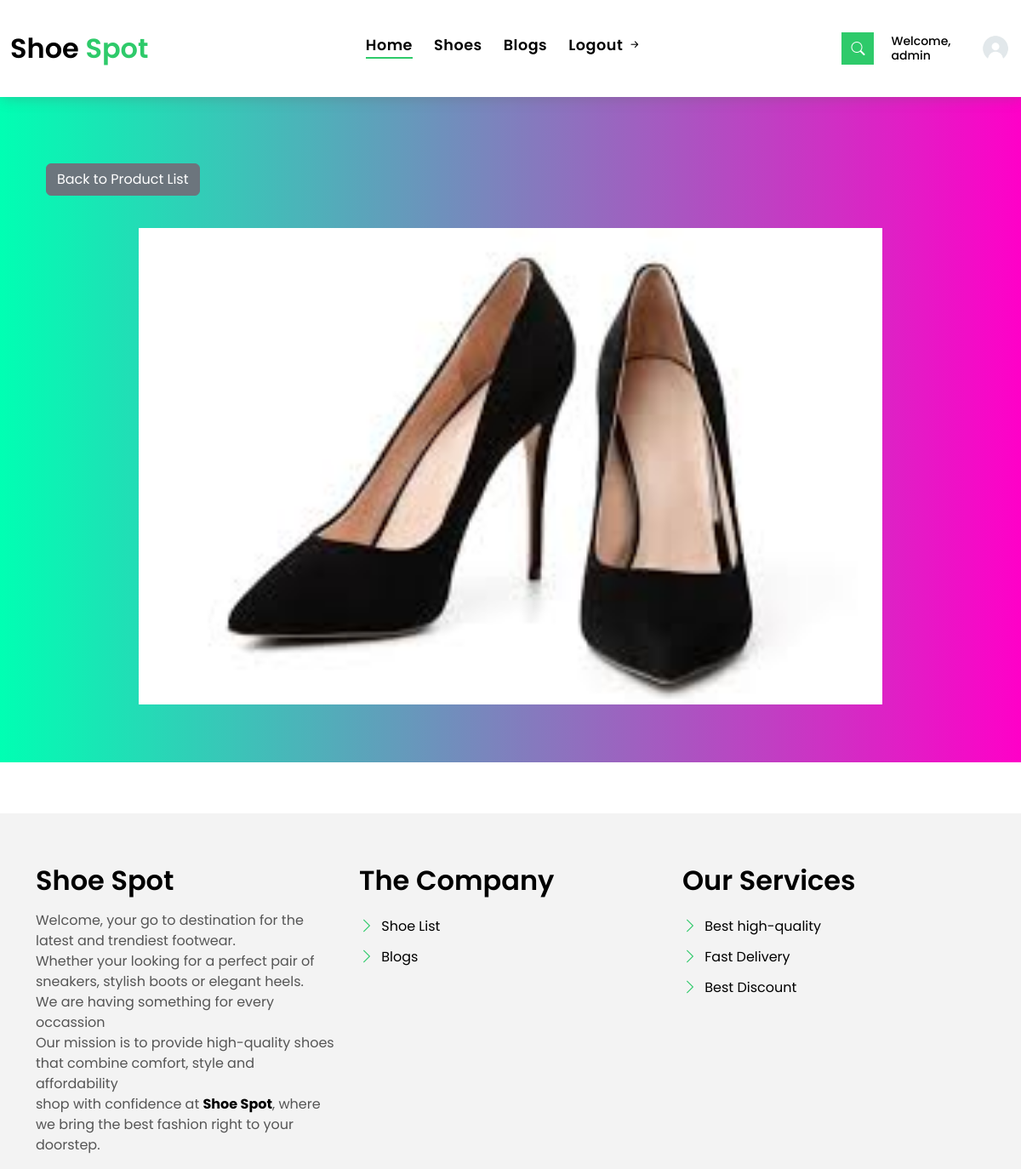
Page /shoe/women-official/3d/ (signed in) on the committed database.
### accounts/models.py (models this page shows, shortened)
class User(AbstractUser):
    email = models.EmailField(unique=True)
    phone_number = models.CharField(max_length=15,null=True,blank=True)
    REQUIRED_FIELDS = ["email", "phone_number"]
    class Meta:
        db_table = "accounts"

### products/models.py (models this page shows, shortened)
class AbstractBaseModel(models.Model):
    created_at = models.DateTimeField(auto_now_add=True)
    updated_at = models.DateTimeField(auto_now=True)
    class Meta:
        abstract = True

class ShoeImage(AbstractBaseModel):
    class AngleChoices(models.TextChoices):
        FRONT = "front", "Front"
        BACK = "back", "Back"
        DETAIL = "detail", "Deatil"
        UNSPECIFIED = "unspecified", "Unspecified"
    shoe_attribute = models.ForeignKey(ShoeAttribute, on_delete=models.CASCADE, related_name="images")
    image = models.ImageField(upload_to="shoe_images/")
    is_primary = models.BooleanField(default=False)
    angle = models.CharField(max_length =50, choices=AngleChoices.choices, default=AngleChoices.UNSPECIFIED)
    class Meta:
        ordering = ["angle"]

### products/views.py (the view)
# urls.py: path('shoe/<slug:slug>/3d/', shoe_3d_view, name='shoe-3d-view'),
@login_required(login_url="login-view")
def shoe_3d_view(request, slug):
    shoe = get_object_or_404(Shoe, slug=slug)
    shoe_images = ShoeImage.objects.filter(shoe_attribute__shoe=shoe)
    return render(request, 'products/shoe-3d.html', {
        'shoe': shoe,
        'shoe_images': shoe_images,
    })

### templates/products/shoe-3d.html (shortened to what this page needs)
{% extends "main.html" %}
{% load static %}
{% block content %}
<br><br><br><br>
<div class="carousel-item-b swiper-slide" style="background-image: linear-gradient(to left, rgba(255,0,200), rgb(0, 255, 179));">
    <div class="card-box-a card-">
        <div class="card-header-a">
            <h2 class="card-title-a">
                <div class="container mt-5">
                    <div class="row">
                        <section class="property-grid grid">
                            <div class="container mt-5">
                                <div class="row">
                                    <div class="col-12">
                                        <a href="{% url 'products:shoe-list' %}" class="btn btn-secondary btn-back">Back to Product List</a><br><br>
                                    </div>
                                </div>
                                <div class="col-12 d-flex justify-content-center">
                                    <div class="viewer-container" id="shoeViewer">
                                        {% for shoe in shoe_images %}
                                            <img class="img-center shoe-image" src="{{ shoe.image.url }}" alt="{{ shoe.name }}">
                                        {% endfor %}
                                    </div>
                                </div>
                            </div>
                        </section>
                    </div>
                </div>
            </h2>
        </div>
    </div>
</div>
{% endblock %}

### templates/main.html (shortened to what this page needs)
{% load static %}
<!DOCTYPE html>
<html lang="en">
<head>
  <link href="{% static 'assets/vendor/animate.css/animate.min.css' %}" rel="stylesheet">
  <link href="{% static 'assets/vendor/bootstrap/css/bootstrap.min.css' %}" rel="stylesheet">
  <link href="{% static 'assets/vendor/bootstrap-icons/bootstrap-icons.css' %}" rel="stylesheet">
  <link href="{% static 'assets/vendor/swiper/swiper-bundle.min.css' %}" rel="stylesheet">
  <link href="{% static 'assets/css/style.css' %}" rel="stylesheet">
</head>
<body>
    <nav class="navbar navbar-default navbar-trans navbar-expand-lg fixed-top">
      <div class="container">
        <a class="navbar-brand text-brand" href="{% url 'home-view' %}">Shoe<span class="color-b"> Spot</span></a>
        <div class="navbar-collapse collapse justify-content-center" id="navbarDefault">
          <ul class="navbar-nav">
            <li class="nav-item">
              <a class="nav-link active" href="{% url 'home-view' %}">Home</a>
            </li>
            <li class="nav-item">
              <a class="nav-link " href="{% url 'products:shoe-list' %}">Shoes</a>
            </li>
            <li class="nav-item">
              <a class="nav-link " href="{% url 'blog:blog-list'%}">Blogs</a>
            </li>
            <li class="nav-item">
              <a class="nav-link " href="{% url 'logout-view' %}">Logout <i class="bi bi-arrow-right-short"></i></a>
            </li>
          </ul>
        </div>
        <button type="button" class="btn btn-b-n navbar-toggle-box navbar-toggle-box-collapse" data-bs-toggle="collapse" data-bs-target="#navbarTogglerDemo01">
          <i class="bi bi-search"></i>
        </button>
      </div>
      <div style="display: flex; align-items: center;">
        <a href="{% url 'user-profile' %}"><h5 style="font-size: 14px;" class="m-2">Welcome, {{ user.username }}</h5></a>
        <a href="{% url 'user-profile' %}"><img src="{% static 'assets/img/profile_pic.jpg' %}" alt="User Image" style="width: 40px; height: 40px; border-radius: 50%; margin-right: 10px;">
        </a></div>
    </nav>
    {% block content %}{% endblock content %}
    <section class="section-footer">
        <div class="container">
          <div class="row">
            <div class="col-sm-12 col-md-4">
              <div class="widget-a">
                <div class="w-header-a">
                  <h3 class="w-title-a text-brand">Shoe Spot</h3>
                </div>
                <div class="w-body-a">
                  <p class="w-text-a color-text-a">
                  Welcome, your go to destination for the latest and trendiest footwear.<br>
                   Whether your looking for a perfect pair of sneakers, stylish boots or elegant heels.<br>
                   We are having something for every occassion<br>
                   Our mission is to provide high-quality shoes that combine comfort, style and affordability<br>
                   shop with confidence at <a href="{% url 'home-view' %}"><strong>Shoe Spot</strong></a>, where we bring the best fashion right to your doorstep.
                  </p>
                </div>
              </div>
            </div>
            <div class="col-sm-12 col-md-4 section-md-t3">
              <div class="widget-a">
                <div class="w-header-a">
                  <h3 class="w-title-a text-brand">The Company</h3>
                </div>
                <div class="w-body-a">
                  <div class="w-body-a">
                    <ul class="list-unstyled">
                      <li class="item-list-a">
                        <i class="bi bi-chevron-right"></i> <a href="#">Shoe List</a>
                      </li>
                      <li class="item-list-a">
                        <i class="bi bi-chevron-right"></i> <a href="#">Blogs</a>
                      </li>
                    </ul>
                  </div>
                </div>
              </div>
            </div>
            <div class="col-sm-12 col-md-4 section-md-t3">
              <div class="widget-a">
                <div class="w-header-a">
                  <h3 class="w-title-a text-brand">Our Services</h3>
                </div>
                <div class="w-body-a">
                  <ul class="list-unstyled">
                    <li class="item-list-a">
                      <i class="bi bi-chevron-right"></i> <a href="#">Best high-quality</a>
                    </li>
                    <li class="item-list-a">
                      <i class="bi bi-chevron-right"></i> <a href="#">Fast Delivery</a>
                    </li>
                    <li class="item-list-a">
                      <i class="bi bi-chevron-right"></i> <a href="#">Best Discount</a>
                    </li>
                  </ul>
                </div>
              </div>
            </div>
          </div>
        </div>
      </section>
</body>
</html>

### static/assets/css/style.css (style rules this page uses)
body { font-family: "Poppins", sans-serif; color: #555555; }
h1, h2, h3, h4, h5, h6 { color: #000000; }
a { color: #000000; text-decoration: none; transition: all 0.5s ease; }
.text-brand { color: #000000; font-size: 2rem; font-weight: 600; }
.color-b { color: #2eca6a; }
.color-text-a { text-decoration: none; color: #555555; }
.btn { transition: 0.5s ease; }
.btn.btn-b-n { background-color: #2eca6a; color: #ffffff; border-radius: 0; }
.navbar-toggle-box { display: inline-flex; align-items: center; justify-content: center; line-height: 0; padding: 10px; }
.navbar-toggle-box i { line-height: 0; }
.navbar-default { transition: all 0.5s ease-in-out; background-color: #ffffff; padding-top: 28px; padding-bottom: 28px; -webkit-backface-visibility: hidden; backface-visibility: hidden; box-shadow: 1px 2px 15px rgba(100, 100, 100, 0.3); }
.navbar-default.navbar-trans, .navbar-default.navbar-reduce { -webkit-backface-visibility: hidden; backface-visibility: hidden; }
.navbar-default.navbar-trans .nav-item, .navbar-default.navbar-reduce .nav-item { position: relative; padding-right: 10px; padding-bottom: 8px; margin-left: 0; }
@media (min-width: 768px) { .navbar-default.navbar-trans .nav-item, .navbar-default.navbar-reduce .nav-item { margin-left: 15px; } }
.navbar-default.navbar-trans .nav-link, .navbar-default.navbar-reduce .nav-link { font-size: 1.1rem; color: #000000; font-weight: 600; letter-spacing: 0.03em; transition: all 0.1s ease-in-out; position: relative; padding-left: 0; padding-right: 0; }
.navbar-default.navbar-trans .nav-link:before, .navbar-default.navbar-reduce .nav-link:before { content: ""; position: absolute; bottom: 5px; left: 0; width: 100%; height: 2px; z-index: 0; background-color: #2eca6a; transform: scaleX(0); transform-origin: right; transition: transform 0.2s ease-out, opacity 0.2s ease-out 0.3s; }
.navbar-default.navbar-trans .show>.nav-link:before, .navbar-default.navbar-trans .active>.nav-link:before, .navbar-default.navbar-trans .nav-link.show:before, .navbar-default.navbar-trans .nav-link.active:before, .navbar-default.navbar-reduce .show>.nav-link:before, .navbar-default.navbar-reduce .active>.nav-link:before, .navbar-default.navbar-reduce .nav-link.show:before, .navbar-default.navbar-reduce .nav-link.active:before { transform: scaleX(1); }
.navbar-default.navbar-trans .nav-link:before { background-color: #2eca6a; }
.navbar-default.navbar-trans .show>.nav-link, .navbar-default.navbar-trans .active>.nav-link, .navbar-default.navbar-trans .nav-link.show, .navbar-default.navbar-trans .nav-link.active { color: #000000; }
.card-box-a, .card-box-b, .card-box-d { position: relative; overflow: hidden; -webkit-backface-visibility: hidden; backface-visibility: hidden; }
.card-header-a { padding: 0 1rem; }
.card-header-a .card-title-a { color: #ffffff; margin-bottom: 0; padding-bottom: 0.7rem; }
@media (min-width: 768px) { .card-header-a .card-title-a { font-size: 1.3rem; } }
@media (min-width: 992px) { .card-header-a .card-title-a { font-size: 2rem; } }
.card-header-a .card-title-a a { color: #ffffff; text-decoration: none; }
.section-footer { padding-top: 60px; margin-top: 60px; background: #f3f3f3; }
.section-footer ul { line-height: 2; }
.section-footer .item-list-a i { font-size: 18px; padding-right: 4px; color: #2eca6a; }
.section-footer .widget-a .w-title-a { margin-bottom: 1rem; }

### templates/products/shoe-3d.html (style rules this page uses)
.viewer-container { width: 80%; height: 70vh; perspective: 1000px; overflow: hidden; display: flex; justify-content: center; align-items: center; }
.shoe-image { width: 100%; height: 100%; object-fit: cover; transition: transform 0.1s; transform-style: preserve-3d; }

### rows in the picture
User: username "admin"
ShoeImage: image (picture)
